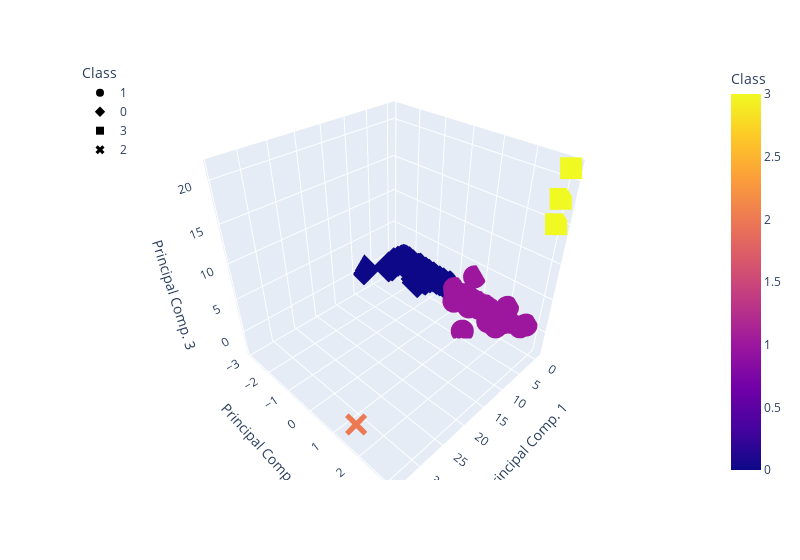

Notebook code for this chart:
### Markdown cell above
### Deliverable 4: Visualizing Cryptocurrencies Results

#### 3D-Scatter with Clusters

### Code cell
# Creating a 3D-Scatter with the PCA data and the clusters
fig = px.scatter_3d(
    clustered_df,    
    x = "Principal Comp. 1",
    y = "Principal Comp. 2",
    z = "Principal Comp. 3",
    hover_name = "CoinName",
    hover_data = ["Algorithm"],
    color = "Class",
    symbol = "Class",
    width = 800
)

fig.update_layout(legend = dict(x =0, y = 1))
fig.show()

### Figure 1 — Plotly figure (JSON) as saved in the notebook; plotly's stock layout.template omitted (floating-point values rounded to 4 significant figures; data arrays with more than 128 entries replaced by an {"elided": "..."} marker saying what was removed)
{"data": [{"customdata": {"elided": "288x1 str values"}, "hovertemplate": "<b>%{hovertext}</b><br><br>Class=%{marker.color}<br>Principal Comp. 1=%{x}<br>Principal Comp. 2=%{y}<br>Principal Comp. 3=%{z}<br>Algorithm=%{customdata[0]}<extra></extra>", "hovertext": {"elided": "288 str values"}, "legendgroup": "1", "marker": {"color": {"elided": "288 int values"}, "coloraxis": "coloraxis", "symbol": "circle"}, "mode": "markers", "name": "1", "scene": "scene", "showlegend": true, "type": "scatter3d", "x": {"elided": "288 float values"}, "y": {"elided": "288 float values"}, "z": {"elided": "288 float values"}}, {"customdata": {"elided": "240x1 str values"}, "hovertemplate": "<b>%{hovertext}</b><br><br>Class=%{marker.color}<br>Principal Comp. 1=%{x}<br>Principal Comp. 2=%{y}<br>Principal Comp. 3=%{z}<br>Algorithm=%{customdata[0]}<extra></extra>", "hovertext": {"elided": "240 str values"}, "legendgroup": "0", "marker": {"color": {"elided": "240 int values"}, "coloraxis": "coloraxis", "symbol": "diamond"}, "mode": "markers", "name": "0", "scene": "scene", "showlegend": true, "type": "scatter3d", "x": {"elided": "240 float values"}, "y": {"elided": "240 float values"}, "z": {"elided": "240 float values"}}, {"customdata": [["Proof-of-BibleHash"], ["Proof-of-Authority"], ["ECC 256K1"]], "hovertemplate": "<b>%{hovertext}</b><br><br>Class=%{marker.color}<br>Principal Comp. 1=%{x}<br>Principal Comp. 2=%{y}<br>Principal Comp. 3=%{z}<br>Algorithm=%{customdata[0]}<extra></extra>", "hovertext": ["BiblePay", "Poa Network", "Acute Angle Cloud"], "legendgroup": "3", "marker": {"color": [3, 3, 3], "coloraxis": "coloraxis", "symbol": "square"}, "mode": "markers", "name": "3", "scene": "scene", "showlegend": true, "type": "scatter3d", "x": [-0.1977, -0.4293, -0.3089], "y": [3.077, 2.961, 2.989], "z": [21.4, 17.88, 15.02]}, {"customdata": [["TRC10"]], "hovertemplate": "<b>%{hovertext}</b><br><br>Class=%{marker.color}<br>Principal Comp. 1=%{x}<br>Principal Comp. 2=%{y}<br>Principal Comp. 3=%{z}<br>Algorithm=%{customdata[0]}<extra></extra>", "hovertext": ["BitTorrent"], "legendgroup": "2", "marker": {"color": [2], "coloraxis": "coloraxis", "symbol": "x"}, "mode": "markers", "name": "2", "scene": "scene", "showlegend": true, "type": "scatter3d", "x": [34.1], "y": [1.761], "z": [-0.08696]}], "layout": {"coloraxis": {"colorbar": {"title": {"text": "Class"}}, "colorscale": [[0, "#0d0887"], [0.1111, "#46039f"], [0.2222, "#7201a8"], [0.3333, "#9c179e"], [0.4444, "#bd3786"], [0.5556, "#d8576b"], [0.6667, "#ed7953"], [0.7778, "#fb9f3a"], [0.8889, "#fdca26"], [1, "#f0f921"]]}, "legend": {"title": {"text": "Class"}, "tracegroupgap": 0, "x": 0, "y": 1}, "margin": {"t": 60}, "scene": {"domain": {"x": [0, 1], "y": [0, 1]}, "xaxis": {"title": {"text": "Principal Comp. 1"}}, "yaxis": {"title": {"text": "Principal Comp. 2"}}, "zaxis": {"title": {"text": "Principal Comp. 3"}}}, "width": 800}}
